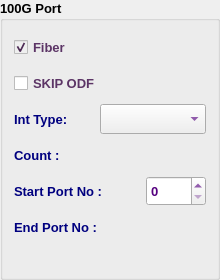
               <widget class="QGroupBox" name="g100GB">
                <property name="minimumSize">
                 <size>
                  <width>220</width>
                  <height>280</height>
                 </size>
                </property>
                <property name="maximumSize">
                 <size>
                  <width>220</width>
                  <height>280</height>
                 </size>
                </property>
                <property name="font">
                 <font>
                  <family>Tahoma</family>
                  <pointsize>10</pointsize>
                  <weight>75</weight>
                  <bold>true</bold>
                 </font>
                </property>
                <property name="styleSheet">
                 <string notr="true"/>
                </property>
                <property name="title">
                 <string>100G Port</string>
                </property>
                <layout class="QVBoxLayout" name="verticalLayout_8">
                 <item>
                  <widget class="QCheckBox" name="g100ODFChB">
                   <property name="enabled">
                    <bool>false</bool>
                   </property>
                   <property name="minimumSize">
                    <size>
                     <width>0</width>
                     <height>30</height>
                    </size>
                   </property>
                   <property name="maximumSize">
                    <size>
                     <width>16777215</width>
                     <height>30</height>
                    </size>
                   </property>
                   <property name="font">
                    <font>
                     <weight>75</weight>
                     <bold>true</bold>
                    </font>
                   </property>
                   <property name="styleSheet">
                    <string notr="true">color: rgb(92, 53, 102);</string>
                   </property>
                   <property name="text">
                    <string>Fiber</string>
                   </property>
                   <property name="checkable">
                    <bool>true</bool>
                   </property>
                   <property name="checked">
                    <bool>true</bool>
                   </property>
                  </widget>
                 </item>
                 <item>
                  <widget class="QCheckBox" name="g100SkipODFChB">
                   <property name="enabled">
                    <bool>true</bool>
                   </property>
                   <property name="minimumSize">
                    <size>
                     <width>0</width>
                     <height>30</height>
                    </size>
                   </property>
                   <property name="maximumSize">
                    <size>
                     <width>16777215</width>
                     <height>30</height>
                    </size>
                   </property>
                   <property name="font">
                    <font>
                     <weight>75</weight>
                     <bold>true</bold>
                    </font>
                   </property>
                   <property name="styleSheet">
                    <string notr="true">color: rgb(92, 53, 102);</string>
                   </property>
                   <property name="text">
                    <string>SKIP ODF</string>
                   </property>
                   <property name="checkable">
                    <bool>true</bool>
                   </property>
                   <property name="checked">
                    <bool>false</bool>
                   </property>
                  </widget>
                 </item>
                 <item>
                  <layout class="QHBoxLayout" name="horizontalLayout_38">
                   <item>
                    <widget class="QLabel" name="label_32">
                     <property name="sizePolicy">
                      <sizepolicy hsizetype="Preferred" vsizetype="Preferred">
                       <horstretch>0</horstretch>
                       <verstretch>0</verstretch>
                      </sizepolicy>
                     </property>
                     <property name="minimumSize">
                      <size>
                       <width>80</width>
                       <height>30</height>
                      </size>
                     </property>
                     <property name="maximumSize">
                      <size>
                       <width>110</width>
                       <height>30</height>
                      </size>
                     </property>
                     <property name="font">
                      <font>
                       <family>Tahoma</family>
                       <pointsize>10</pointsize>
                       <weight>75</weight>
                       <bold>true</bold>
                      </font>
                     </property>
                     <property name="styleSheet">
                      <string notr="true">color: rgb(0, 0, 127);</string>
                     </property>
                     <property name="text">
                      <string>Int Type:</string>
                     </property>
                    </widget>
                   </item>
                   <item>
                    <widget class="QComboBox" name="g100IntTypeCB">
                     <property name="sizePolicy">
                      <sizepolicy hsizetype="Expanding" vsizetype="Fixed">
                       <horstretch>0</horstretch>
                       <verstretch>0</verstretch>
                      </sizepolicy>
                     </property>
                     <property name="minimumSize">
                      <size>
                       <width>90</width>
                       <height>30</height>
                      </size>
                     </property>
                     <property name="maximumSize">
                      <size>
                       <width>16777215</width>
                       <height>30</height>
                      </size>
                     </property>
                     <property name="font">
                      <font>
                       <weight>75</weight>
                       <bold>true</bold>
                      </font>
                     </property>
                     <property name="styleSheet">
                      <string notr="true">color: rgb(85, 0, 127);</string>
                     </property>
                    </widget>
                   </item>
                  </layout>
                 </item>
                 <item>
                  <layout class="QHBoxLayout" name="horizontalLayout_30">
                   <item>
                    <widget class="QLabel" name="label_22">
                     <property name="sizePolicy">
                      <sizepolicy hsizetype="Expanding" vsizetype="Preferred">
                       <horstretch>0</horstretch>
                       <verstretch>0</verstretch>
                      </sizepolicy>
                     </property>
                     <property name="minimumSize">
                      <size>
                       <width>100</width>
                       <height>30</height>
                      </size>
                     </property>
                     <property name="maximumSize">
                      <size>
                       <width>200</width>
                       <height>30</height>
                      </size>
                     </property>
                     <property name="font">
                      <font>
                       <family>Tahoma</family>
                       <pointsize>10</pointsize>
                       <weight>75</weight>
                       <bold>true</bold>
                      </font>
                     </property>
                     <property name="styleSheet">
                      <string notr="true">color: rgb(0, 0, 127);</string>
                     </property>
                     <property name="text">
                      <string>Count :</string>
                     </property>
                    </widget>
                   </item>
                   <item>
                    <widget class="QLabel" name="g100CountLbl">
                     <property name="minimumSize">
                      <size>
                       <width>60</width>
                       <height>30</height>
                      </size>
                     </property>
                     <property name="maximumSize">
                      <size>
                       <width>60</width>
                       <height>30</height>
                      </size>
                     </property>
                     <property name="font">
                      <font>
                       <family>Tahoma</family>
                       <pointsize>10</pointsize>
                       <weight>75</weight>
                       <bold>true</bold>
                      </font>
                     </property>
                     <property name="styleSheet">
                      <string notr="true">color: rgb(85, 0, 127);</string>
                     </property>
                     <property name="text">
                      <string/>
                     </property>
                    </widget>
                   </item>
                  </layout>
                 </item>
                 <item>
                  <layout class="QHBoxLayout" name="horizontalLayout_29">
                   <item>
                    <widget class="QLabel" name="label_23">
                     <property name="sizePolicy">
                      <sizepolicy hsizetype="Expanding" vsizetype="Preferred">
                       <horstretch>0</horstretch>
                       <verstretch>0</verstretch>
                      </sizepolicy>
                     </property>
                     <property name="minimumSize">
                      <size>
                       <width>100</width>
                       <height>30</height>
                      </size>
                     </property>
                     <property name="maximumSize">
                      <size>
                       <width>200</width>
                       <height>30</height>
                      </size>
                     </property>
                     <property name="font">
                      <font>
                       <family>Tahoma</family>
                       <pointsize>10</pointsize>
                       <weight>75</weight>
                       <bold>true</bold>
                      </font>
                     </property>
                     <property name="styleSheet">
                      <string notr="true">color: rgb(0, 0, 127);</string>
                     </property>
                     <property name="text">
                      <string>Start Port No :</string>
                     </property>
                    </widget>
                   </item>
                   <item>
                    <widget class="QSpinBox" name="g100StartSB">
                     <property name="sizePolicy">
                      <sizepolicy hsizetype="Minimum" vsizetype="Preferred">
                       <horstretch>0</horstretch>
                       <verstretch>0</verstretch>
                      </sizepolicy>
                     </property>
                     <property name="minimumSize">
                      <size>
                       <width>60</width>
                       <height>30</height>
                      </size>
                     </property>
                     <property name="maximumSize">
                      <size>
                       <width>60</width>
                       <height>30</height>
                      </size>
                     </property>
                     <property name="font">
                      <font>
                       <family>Tahoma</family>
                       <pointsize>10</pointsize>
                       <weight>75</weight>
                       <bold>true</bold>
                      </font>
                     </property>
                     <property name="styleSheet">
                      <string notr="true">color: rgb(85, 0, 127);</string>
                     </property>
                    </widget>
                   </item>
                  </layout>
                 </item>
                 <item>
                  <layout class="QHBoxLayout" name="horizontalLayout_16">
                   <item>
                    <widget class="QLabel" name="label_24">
                     <property name="sizePolicy">
                      <sizepolicy hsizetype="Expanding" vsizetype="Preferred">
                       <horstretch>0</horstretch>
                       <verstretch>0</verstretch>
                      </sizepolicy>
                     </property>
                     <property name="minimumSize">
                      <size>
                       <width>100</width>
                       <height>30</height>
                      </size>
                     </property>
                     <property name="maximumSize">
                      <size>
                       <width>200</width>
                       <height>30</height>
                      </size>
                     </property>
                     <property name="font">
                      <font>
                       <family>Tahoma</family>
                       <pointsize>10</pointsize>
                       <weight>75</weight>
                       <bold>true</bold>
                      </font>
                     </property>
                     <property name="styleSheet">
                      <string notr="true">color: rgb(0, 0, 127);</string>
                     </property>
                     <property name="text">
                      <string>End Port No :</string>
                     </property>
                    </widget>
                   </item>
                   <item>
                    <widget class="QLabel" name="g100EndLbl">
                     <property name="minimumSize">
                      <size>
                       <width>60</width>
                       <height>30</height>
                      </size>
                     </property>
                     <property name="maximumSize">
                      <size>
                       <width>60</width>
                       <height>30</height>
                      </size>
                     </property>
                     <property name="font">
                      <font>
                       <family>Tahoma</family>
                       <pointsize>10</pointsize>
                       <weight>75</weight>
                       <bold>true</bold>
                      </font>
                     </property>
                     <property name="styleSheet">
                      <string notr="true">color: rgb(85, 0, 127);</string>
                     </property>
                     <property name="text">
                      <string/>
                     </property>
                    </widget>
                   </item>
                  </layout>
                 </item>
                 <item>
                  <spacer name="verticalSpacer_9">
                   <property name="orientation">
                    <enum>Qt::Vertical</enum>
                   </property>
                   <property name="sizeHint" stdset="0">
                    <size>
                     <width>20</width>
                     <height>40</height>
                    </size>
                   </property>
                  </spacer>
                 </item>
                </layout>
               </widget>
